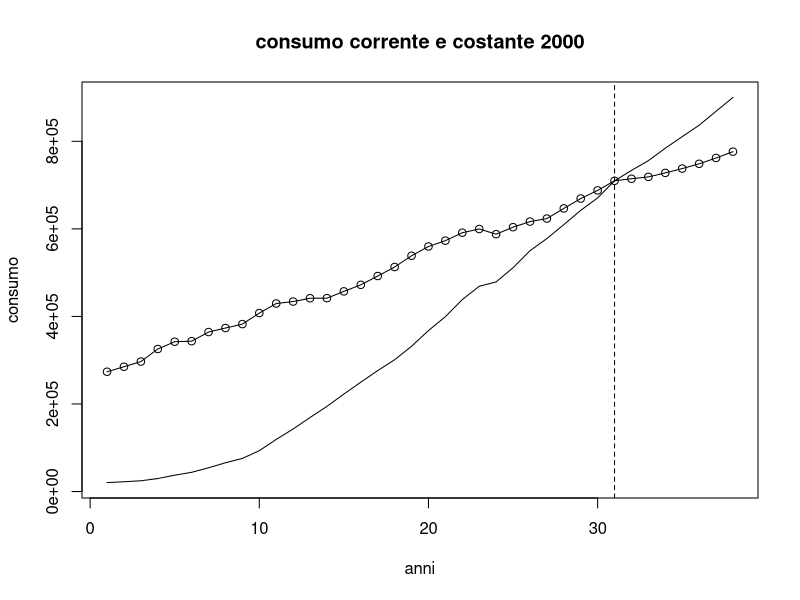
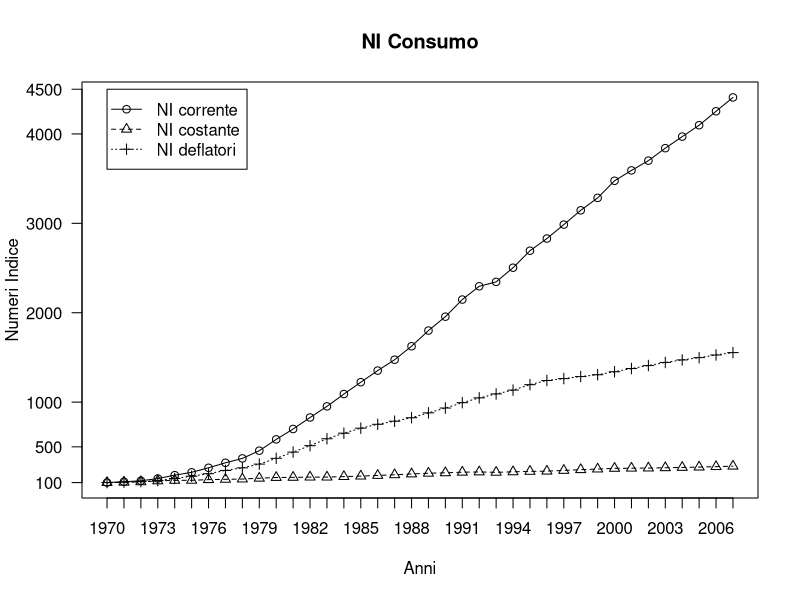

Write R code to recreate these figures, in order.
## ---- chunk 1
ni <- read.csv2("data/numeroindice.csv")
attach(ni)
V0=sum(p0*q0)
V1=sum(p1*q1)
V2=sum(p2*q2)
V0;V1;V2
## ---- chunk 2
Iv1 <- ((V1/V0)-1)*100
Iv2 <- ((V2/V1)-1)*100
round(Iv1,2);round(Iv2,2)
## ---- chunk 3
V01 <- sum(p0*q1)
V10 <- sum(p1*q0)
IqL <- (V01/V0)*100
IpL <- (V10/V0)*100
IqP <- (V1/V10)*100
IpP <- (V1/V01)*100
round(c(IqL,IqP,IpL,IpP),0)
## ---- chunk 4
round((((IqL*IpP)/100)-100),2)
round((((IqP*IpL)/100)-100),2)
## ---- chunk 5
IpF <- (IpL*IpP)^(0.5)
IqF <- (IqL*IqP)^(0.5)
round(((IqF*IpF/100)-100),2)
## ---- chunk 6
IpL01 <- sum(p1*q0)/sum(p0*q0)       # Laspeyres tra 0 e 1
IpL12 <- sum(p2*q1)/sum(p1*q1)       # Laspeyres tra 1 e 2
IpL02 <- sum(p2*q0)/sum(p0*q0)       # Laspeyres diretto tra 0 e 2
round(c(concatenato = (IpL01*IpL12 - 1)*100,
        diretto     = (IpL02 - 1)*100), 0)
detach(ni)
## ---- chunk 7
rival <- read.csv2("data/rivalutazione.csv")
attach(rival)
coff <- as.array(coeffrival)
rownames(coff) <- anni
coff["2007"]; coff["2008"]
## ---- chunk 8
C <- 1210281; coff["2007"]*C
## ---- chunk 9
coff00 <- coff/coff["2000"]
cons00 <- consfam*coff00; cons <- as.array(consfam)
rownames(cons) <- anni; cons00["2007"]
cons["2007"]
## ---- chunk 10
((coff["2000"]/coff["2007"])-1)*100
## ---- chunk 11
#| fig-cap: "Figura 3.1 – Consumo corrente (linea continua) e consumo costante a prezzi 2000 (linea punteggiata) in Italia dal 1970 al 2007 (milioni di euro)"
cons2000 <- cons00[complete.cases(cons00)]
conscorr <- cons[complete.cases(cons)]
plot(conscorr, type="l", xlab="anni", ylab="consumo",
     main="consumo corrente e costante 2000")
lines(cons2000, type="o")
abline(v=(2000-1970+1), lty=2)
## ---- chunk 12
#| fig-cap: "Figura 3.2 – Numeri indice a base fissa 1970=100"
NIconscorr <- conscorr/conscorr["1970"]*100
NIcons2000 <- cons2000/cons2000["1970"]*100
deflatori <- conscorr/cons2000
NIdeflatori <-
  deflatori/deflatori["1970"]*100
plot(NIconscorr, pch=1, type="o",
     lty=1, axes=FALSE, ann=FALSE)
lines(NIcons2000, pch=2, type="o", lty=2)
lines(NIdeflatori, pch=3, type="o", lty=3)
axis(1, at=1:38, lab=c(1970:2007))
axis(2, las=1, at=c(100,500,1000,2000,3000,4000,4500))
box()
title(main="NI Consumo", xlab="Anni", ylab="Numeri Indice")
legend(1, 4500, c("NI corrente","NI costante",
       "NI deflatori"), pch=1:3, lty=1:3)
detach(rival)
